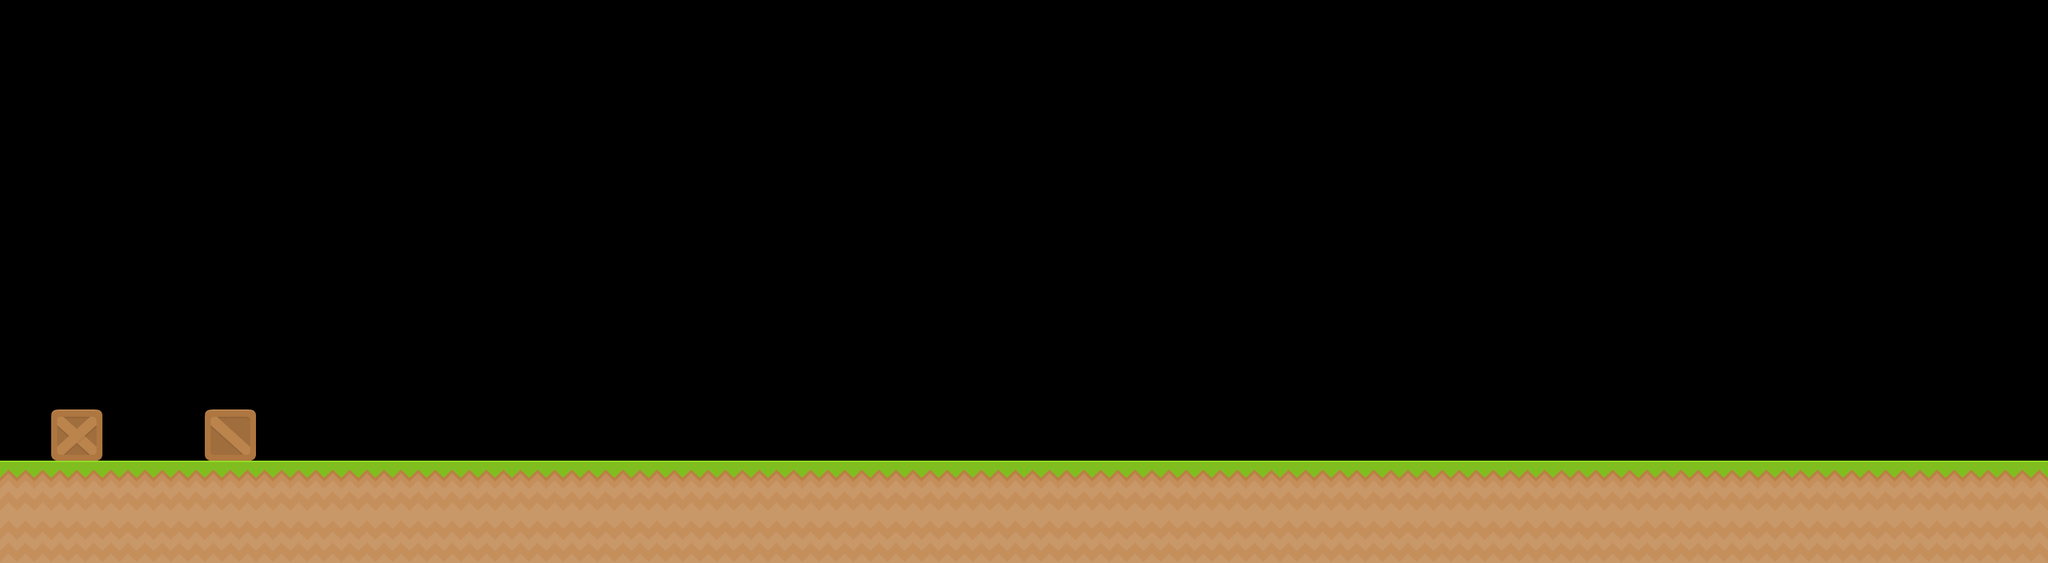

This is a level from a 2D game, rendered from its Tiled map with the project's own tilesets. A one-line summary and the complete map file follow:
An orthogonal 40x11 tile map with 70x70 px tiles, 1 tile layer (Blocks).

<map version="1.5" tiledversion="1.6.0" orientation="orthogonal" renderorder="right-down" width="40" height="11" tilewidth="70" tileheight="70" infinite="0" nextlayerid="2" nextobjectid="1">
 <tileset firstgid="1" name="tiles3" tilewidth="70" tileheight="70" spacing="2" tilecount="156" columns="12">
  <image source="../spritesheets/tiles3.png" trans="ff00ff" width="862" height="934" />
 </tileset>
 <layer id="1" name="Blocks" width="40" height="11">
  <data encoding="csv">
0,0,0,0,0,0,0,0,0,0,0,0,0,0,0,0,0,0,0,0,0,0,0,0,0,0,0,0,0,0,0,0,0,0,0,0,0,0,0,0,
0,0,0,0,0,0,0,0,0,0,0,0,0,0,0,0,0,0,0,0,0,0,0,0,0,0,0,0,0,0,0,0,0,0,0,0,0,0,0,0,
0,0,0,0,0,0,0,0,0,0,0,0,0,0,0,0,0,0,0,0,0,0,0,0,0,0,0,0,0,0,0,0,0,0,0,0,0,0,0,0,
0,0,0,0,0,0,0,0,0,0,0,0,0,0,0,0,0,0,0,0,0,0,0,0,0,0,0,0,0,0,0,0,0,0,0,0,0,0,0,0,
0,0,0,0,0,0,0,0,0,0,0,0,0,0,0,0,0,0,0,0,0,0,0,0,0,0,0,0,0,0,0,0,0,0,0,0,0,0,0,0,
0,0,0,0,0,0,0,0,0,0,0,0,0,0,0,0,0,0,0,0,0,0,0,0,0,0,0,0,0,0,0,0,0,0,0,0,0,0,0,0,
0,0,0,0,0,0,0,0,0,0,0,0,0,0,0,0,0,0,0,0,0,0,0,0,0,0,0,0,0,0,0,0,0,0,0,0,0,0,0,0,
0,0,0,0,0,0,0,0,0,0,0,0,0,0,0,0,0,0,0,0,0,0,0,0,0,0,0,0,0,0,0,0,0,0,0,0,0,0,0,0,
0,133,0,0,145,0,0,0,0,0,0,0,0,0,0,0,0,0,0,0,0,0,0,0,0,0,0,0,0,0,0,0,0,0,0,0,0,0,0,0,
104,104,104,104,104,104,104,104,104,104,104,104,104,104,104,104,104,104,104,104,104,104,104,104,104,104,104,104,104,104,104,104,104,104,104,104,104,104,104,104,
153,153,153,153,153,153,153,153,153,153,153,153,153,153,153,153,153,153,153,153,153,153,153,153,153,153,153,153,153,153,153,153,153,153,153,153,153,153,153,153
</data>
 </layer>
</map>
